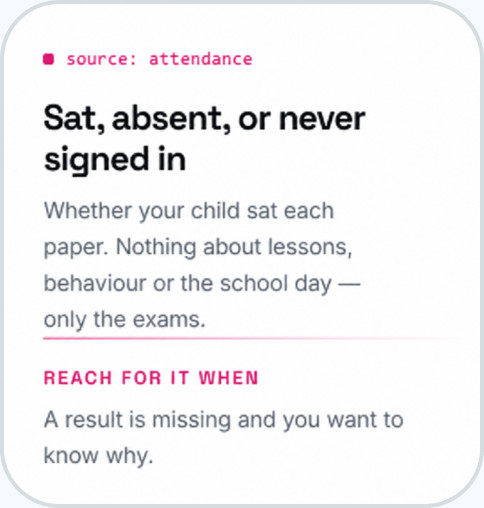
#> input picture email-welcome-parent/source-attendance.jpg, 484 x 508 px, given in place of d2x-1.png, which was not available
$ python make_email_overlay.py
#> lines starting #> are read from the running program, lines starting #| are printed output that depends on the picture; after the words box and inside, x2 and y2 are one past the last pixel; in counts of white or black regions, pixels touching at a corner belong together; pictures that were not available may be replaced by others from this repository, and a replacement may not be noted
"""Step 4: the email cover's logo, headline and subtitle (from the design), as a still layer on top of the animation,
plus everything outside the photo (the email's card edge and corners). Text-shaped, so nothing in the photo is frozen."""
import numpy as np, cv2
from PIL import Image
ROOT = __file__.rsplit('/tools/', 1)[0]
D = '/tmp/claude-0/-home-claude/16f7c1b2-c4b4-5aea-9d02-af57212e0f40/scratchpad/parent/d2x-1.png'
des = np.asarray(Image.open(D).convert('RGB'))[:760].astype(np.float32)
hsv = cv2.cvtColor(des.astype(np.uint8), cv2.COLOR_RGB2HSV)
#> hsv: shape (508, 484, 3); mean H, S, V 26.3, 4.7, 244.1
ink = (des.sum(2) < 500) | ((hsv[..., 1] > 120) & (hsv[..., 2] > 80))
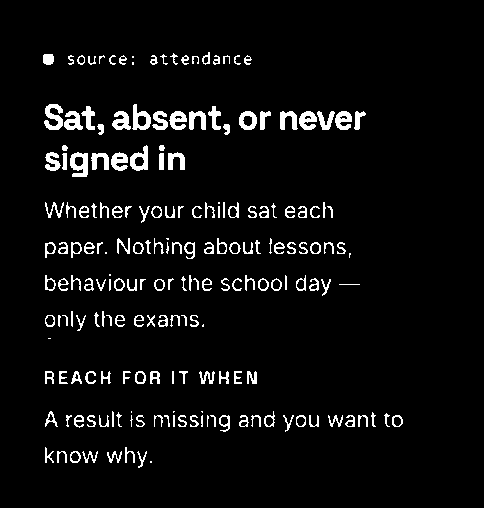
#> ink: shape (508, 484) bool; 5.2% white; 197 white regions (16 under 20 px), largest, box (x1, y1, x2, y2) and area: (70, 152, 88, 177) 302, (44, 104, 63, 130) 297, (132, 104, 151, 130) 259
boxes = np.zeros(ink.shape, bool)
for x0, y0, x1, y1 in [(80, 80, 400, 176), (80, 270, 500, 470), (80, 478, 640, 556)]: boxes[y0:y1, x0:x1] = True
m = cv2.dilate((ink & boxes).astype(np.uint8), cv2.getStructuringElement(cv2.MORPH_ELLIPSE, (9, 9))).astype(np.float32)
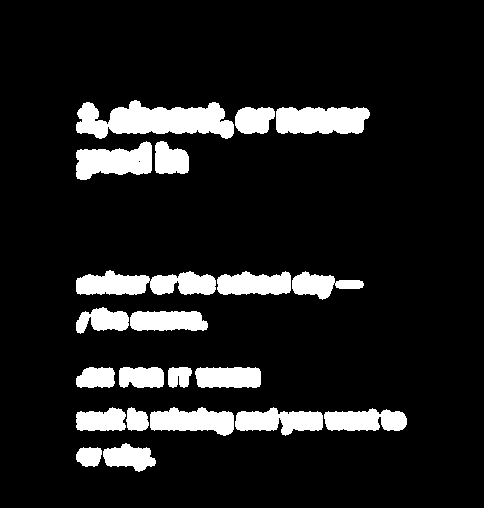
#> m: shape (508, 484) float32; values 0 (black) and 1 (white), 11.5% white; 21 white regions, largest, box (x1, y1, x2, y2) and area: (76, 100, 234, 139) 3958, (76, 270, 216, 295) 2539, (276, 107, 370, 134) 2257
m[80:176, 80:400] = np.maximum(m[80:176, 80:400], cv2.dilate((ink[80:176, 80:400]).astype(np.uint8), np.ones((15, 15), np.uint8)))
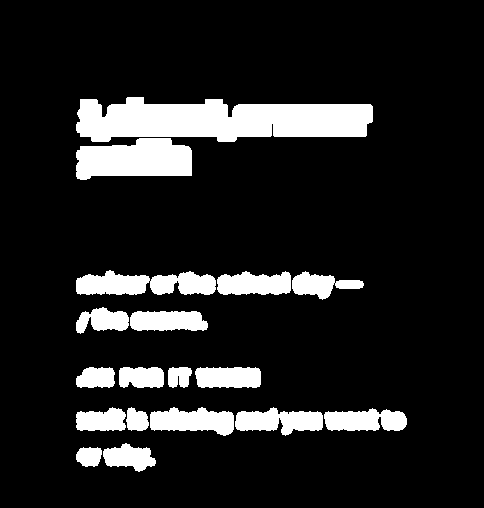
#> m: shape (508, 484) float32; values 0 (black) and 1 (white), 13% white; 18 white regions, largest, box (x1, y1, x2, y2) and area: (76, 97, 373, 142) 9985, (76, 138, 192, 180) 3806, (76, 270, 216, 295) 2539
src = Image.open(f'{ROOT}/assets/hero-source.png').convert('RGBA').resize((1204, 804), Image.LANCZOS)
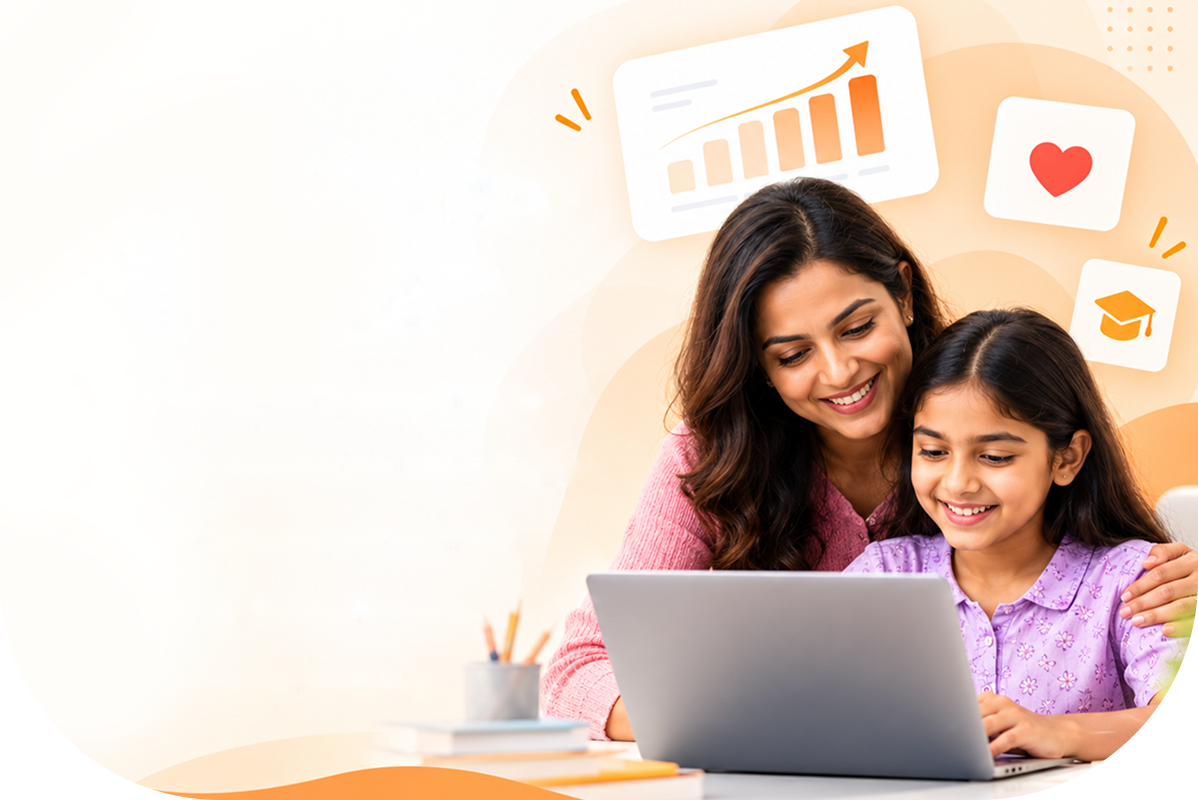
#> input picture parent-hero-animation/assets/hero-source.png, 1198 x 800 px
pa = np.asarray(src)[..., 3].astype(np.float32)[1:761, 2:1202] / 255          # photo placed at (-2, -1), scale 1.005
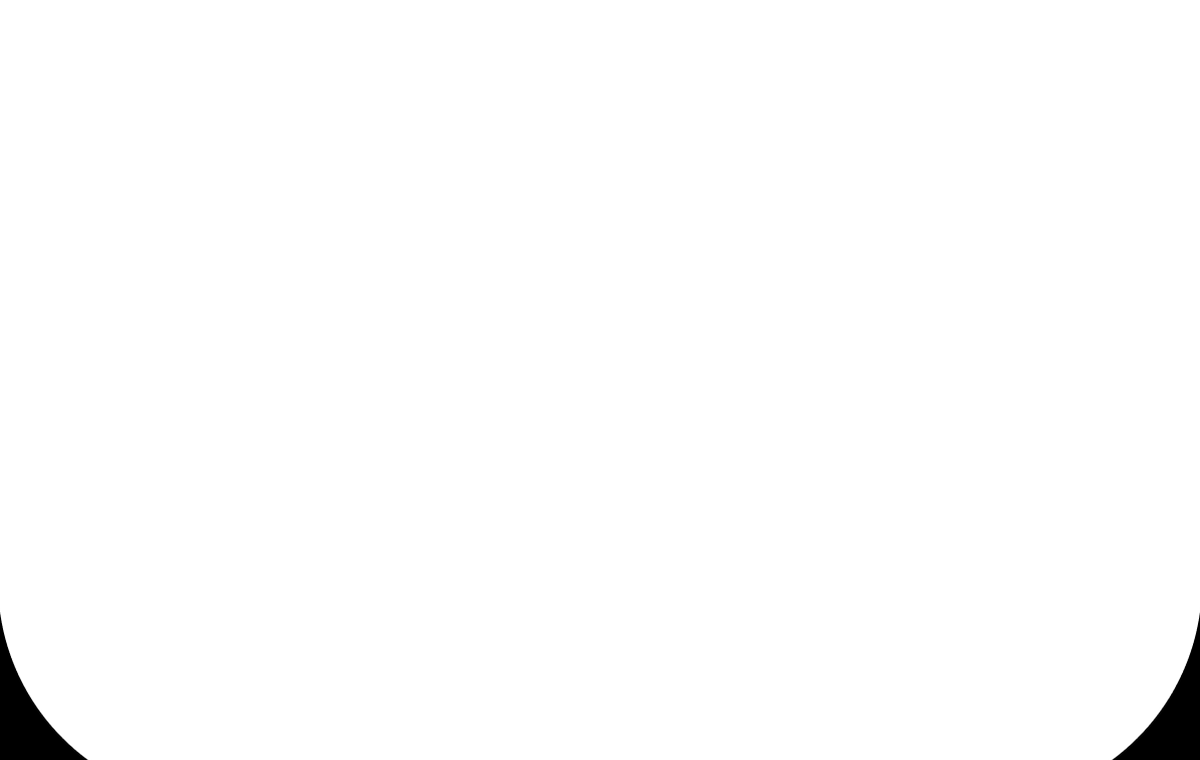
#> pa: shape (760, 1200) float32; min 0, max 1, mean 0.99
#> (the run stopped early here; a loop or call above may not have finished)
